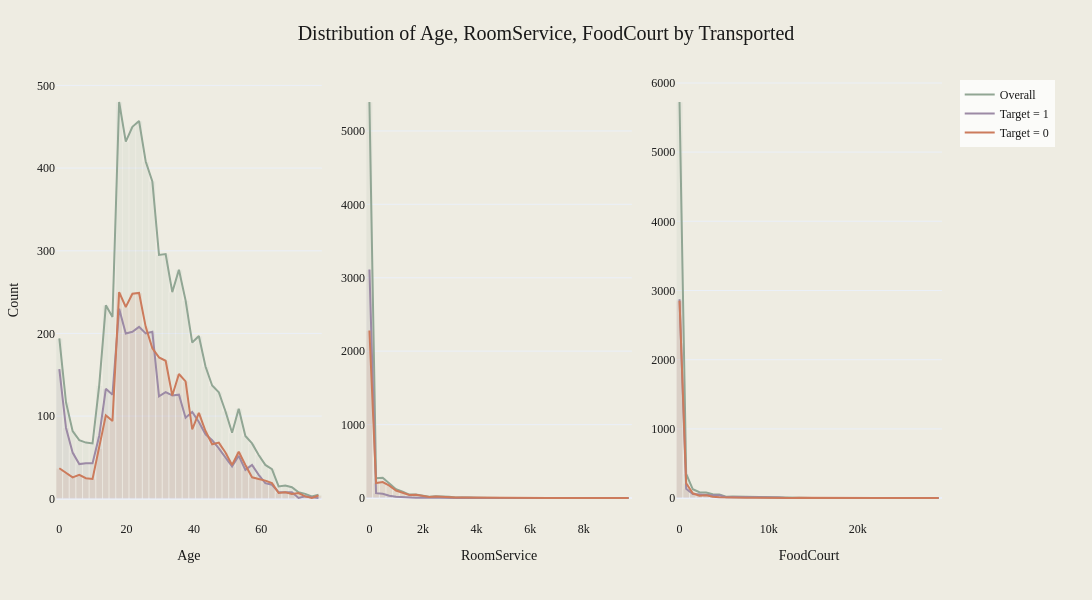

Notebook code for this chart:
### Markdown cell above
The summary statistics reveal interesting patterns in our numerical features:

**Age:** Ranges from 0 to 79 years, with a mean of about 28.9 years. The median (50%) is 27 years, suggesting a relatively young passenger population.

**Spending features (RoomService, FoodCourt, ShoppingMall, Spa, VRDeck):**

All have minimums of 0 and high maximum values, indicating wide ranges in spending. The means are much higher than the medians (which are all 0), suggesting highly skewed distributions. Large standard deviations compared to means indicate high variability in spending patterns.

**These statistics suggest we may need to consider log transformations or other techniques to handle the skewed spending data in our analysis. FoodCourt shows the highest mean spending and maximum value among the features.**

Next up, we can move towards checking the distributions of our numerical features using histograms.

**Note: We're not including 'Cabin', 'PassengerId', and 'Name' in our initial distribution analysis for the following reasons:**

1. Cabin: This feature contains multiple pieces of information (deck, cabin number, side) and would benefit from feature engineering before analysis. We'll address this in our feature engineering step.

2. PassengerId: This is a unique identifier for each passenger or group and doesn't provide direct information about the likelihood of being transported. However, we may extract useful information from it later, such as group size or travel companions.

3. Name: While names could potentially provide information about family groups or cultural background, they require more complex text analysis techniques. We'll consider whether to use this information in our feature engineering step.

### Code cell
numerical_features = [
    "Age",
    "RoomService",
    "FoodCourt",
    "ShoppingMall",
    "Spa",
    "VRDeck",
]
numerical_features_one = ["Age", "RoomService", "FoodCourt"]
numerical_features_two = ["ShoppingMall", "Spa", "VRDeck"]

plot_numeric_distributions(
    train_data_cleaned,
    numerical_features_one,
    "Transported",
    nbins=40,
    save_path="../images/numerical_features_one.png",
)

### Figure 1 — Plotly figure (JSON) as saved in the notebook; plotly's stock layout.template omitted (floating-point values rounded to 4 significant figures)
{"data": [{"marker": {"color": "#91A694"}, "name": "Overall", "opacity": 0.1, "showlegend": false, "type": "bar", "width": 1.975, "x": [0, 1.975, 3.95, 5.925, 7.9, 9.875, 11.85, 13.83, 15.8, 17.78, 19.75, 21.73, 23.7, 25.68, 27.65, 29.62, 31.6, 33.58, 35.55, 37.52, 39.5, 41.48, 43.45, 45.43, 47.4, 49.38, 51.35, 53.33, 55.3, 57.28, 59.25, 61.23, 63.2, 65.17, 67.15, 69.12, 71.1, 73.08, 75.05, 77.03], "xaxis": "x", "y": [194, 117, 82, 71, 68, 67, 137, 234, 220, 480, 432, 450, 457, 408, 384, 295, 296, 250, 277, 240, 189, 197, 160, 137, 129, 106, 80, 109, 76, 67, 53, 41, 36, 15, 16, 14, 8, 6, 3, 5], "yaxis": "y"}, {"hoverinfo": "skip", "line": {"color": "#91A694", "width": 2}, "mode": "lines", "name": "Overall", "showlegend": true, "type": "scatter", "x": [0, 1.975, 3.95, 5.925, 7.9, 9.875, 11.85, 13.83, 15.8, 17.78, 19.75, 21.73, 23.7, 25.68, 27.65, 29.62, 31.6, 33.58, 35.55, 37.52, 39.5, 41.48, 43.45, 45.43, 47.4, 49.38, 51.35, 53.33, 55.3, 57.28, 59.25, 61.23, 63.2, 65.17, 67.15, 69.12, 71.1, 73.08, 75.05, 77.03], "xaxis": "x", "y": [194, 117, 82, 71, 68, 67, 137, 234, 220, 480, 432, 450, 457, 408, 384, 295, 296, 250, 277, 240, 189, 197, 160, 137, 129, 106, 80, 109, 76, 67, 53, 41, 36, 15, 16, 14, 8, 6, 3, 5], "yaxis": "y"}, {"marker": {"color": "#9C8AA5"}, "name": "Target = 1", "opacity": 0.1, "showlegend": false, "type": "bar", "width": 1.975, "x": [0, 1.975, 3.95, 5.925, 7.9, 9.875, 11.85, 13.83, 15.8, 17.78, 19.75, 21.73, 23.7, 25.68, 27.65, 29.62, 31.6, 33.58, 35.55, 37.52, 39.5, 41.48, 43.45, 45.43, 47.4, 49.38, 51.35, 53.33, 55.3, 57.28, 59.25, 61.23, 63.2, 65.17, 67.15, 69.12, 71.1, 73.08, 75.05, 77.03], "xaxis": "x", "y": [157, 86, 56, 42, 43, 43, 76, 133, 126, 230, 200, 202, 208, 200, 202, 124, 129, 125, 126, 98, 105, 93, 78, 71, 61, 50, 39, 52, 35, 41, 29, 19, 17, 8, 8, 8, 1, 3, 2, 1], "yaxis": "y"}, {"hoverinfo": "skip", "line": {"color": "#9C8AA5", "width": 2}, "mode": "lines", "name": "Target = 1", "showlegend": true, "type": "scatter", "x": [0, 1.975, 3.95, 5.925, 7.9, 9.875, 11.85, 13.83, 15.8, 17.78, 19.75, 21.73, 23.7, 25.68, 27.65, 29.62, 31.6, 33.58, 35.55, 37.52, 39.5, 41.48, 43.45, 45.43, 47.4, 49.38, 51.35, 53.33, 55.3, 57.28, 59.25, 61.23, 63.2, 65.17, 67.15, 69.12, 71.1, 73.08, 75.05, 77.03], "xaxis": "x", "y": [157, 86, 56, 42, 43, 43, 76, 133, 126, 230, 200, 202, 208, 200, 202, 124, 129, 125, 126, 98, 105, 93, 78, 71, 61, 50, 39, 52, 35, 41, 29, 19, 17, 8, 8, 8, 1, 3, 2, 1], "yaxis": "y"}, {"marker": {"color": "#CC7B5C"}, "name": "Target = 0", "opacity": 0.1, "showlegend": false, "type": "bar", "width": 1.975, "x": [0, 1.975, 3.95, 5.925, 7.9, 9.875, 11.85, 13.83, 15.8, 17.78, 19.75, 21.73, 23.7, 25.68, 27.65, 29.62, 31.6, 33.58, 35.55, 37.52, 39.5, 41.48, 43.45, 45.43, 47.4, 49.38, 51.35, 53.33, 55.3, 57.28, 59.25, 61.23, 63.2, 65.17, 67.15, 69.12, 71.1, 73.08, 75.05, 77.03], "xaxis": "x", "y": [37, 31, 26, 29, 25, 24, 61, 101, 94, 250, 232, 248, 249, 208, 182, 171, 167, 125, 151, 142, 84, 104, 82, 66, 68, 56, 41, 57, 41, 26, 24, 22, 19, 7, 8, 6, 7, 3, 1, 4], "yaxis": "y"}, {"hoverinfo": "skip", "line": {"color": "#CC7B5C", "width": 2}, "mode": "lines", "name": "Target = 0", "showlegend": true, "type": "scatter", "x": [0, 1.975, 3.95, 5.925, 7.9, 9.875, 11.85, 13.83, 15.8, 17.78, 19.75, 21.73, 23.7, 25.68, 27.65, 29.62, 31.6, 33.58, 35.55, 37.52, 39.5, 41.48, 43.45, 45.43, 47.4, 49.38, 51.35, 53.33, 55.3, 57.28, 59.25, 61.23, 63.2, 65.17, 67.15, 69.12, 71.1, 73.08, 75.05, 77.03], "xaxis": "x", "y": [37, 31, 26, 29, 25, 24, 61, 101, 94, 250, 232, 248, 249, 208, 182, 171, 167, 125, 151, 142, 84, 104, 82, 66, 68, 56, 41, 57, 41, 26, 24, 22, 19, 7, 8, 6, 7, 3, 1, 4], "yaxis": "y"}, {"marker": {"color": "#91A694"}, "name": "Overall", "opacity": 0.1, "showlegend": false, "type": "bar", "width": 248, "x": [0, 248, 496, 744, 992, 1240, 1488, 1736, 1984, 2232, 2480, 2728, 2976, 3224, 3472, 3720, 3968, 4216, 4464, 4712, 4960, 5208, 5456, 5704, 5952, 6200, 6448, 6696, 6944, 7192, 7440, 7688, 7936, 8184, 8432, 8680, 8928, 9176, 9424, 9672], "xaxis": "x2", "y": [5394, 270, 275, 200, 120, 85, 47, 48, 35, 18, 24, 15, 16, 8, 11, 7, 5, 2, 6, 1, 1, 1, 3, 3, 2, 1, 0, 1, 1, 1, 0, 0, 3, 0, 1, 0, 0, 0, 0, 1], "yaxis": "y2"}, {"hoverinfo": "skip", "line": {"color": "#91A694", "width": 2}, "mode": "lines", "name": "Overall", "showlegend": false, "type": "scatter", "x": [0, 248, 496, 744, 992, 1240, 1488, 1736, 1984, 2232, 2480, 2728, 2976, 3224, 3472, 3720, 3968, 4216, 4464, 4712, 4960, 5208, 5456, 5704, 5952, 6200, 6448, 6696, 6944, 7192, 7440, 7688, 7936, 8184, 8432, 8680, 8928, 9176, 9424, 9672], "xaxis": "x2", "y": [5394, 270, 275, 200, 120, 85, 47, 48, 35, 18, 24, 15, 16, 8, 11, 7, 5, 2, 6, 1, 1, 1, 3, 3, 2, 1, 0, 1, 1, 1, 0, 0, 3, 0, 1, 0, 0, 0, 0, 1], "yaxis": "y2"}, {"marker": {"color": "#9C8AA5"}, "name": "Target = 1", "opacity": 0.1, "showlegend": false, "type": "bar", "width": 248, "x": [0, 248, 496, 744, 992, 1240, 1488, 1736, 1984, 2232, 2480, 2728, 2976, 3224, 3472, 3720, 3968, 4216, 4464, 4712, 4960, 5208, 5456, 5704, 5952, 6200, 6448, 6696, 6944, 7192, 7440, 7688, 7936, 8184, 8432, 8680, 8928, 9176, 9424, 9672], "xaxis": "x2", "y": [3113, 66, 57, 32, 18, 11, 6, 4, 7, 4, 2, 1, 2, 0, 3, 0, 1, 0, 0, 0, 0, 0, 0, 0, 0, 0, 0, 0, 0, 0, 0, 0, 0, 0, 0, 0, 0, 0, 0, 0], "yaxis": "y2"}, {"hoverinfo": "skip", "line": {"color": "#9C8AA5", "width": 2}, "mode": "lines", "name": "Target = 1", "showlegend": false, "type": "scatter", "x": [0, 248, 496, 744, 992, 1240, 1488, 1736, 1984, 2232, 2480, 2728, 2976, 3224, 3472, 3720, 3968, 4216, 4464, 4712, 4960, 5208, 5456, 5704, 5952, 6200, 6448, 6696, 6944, 7192, 7440, 7688, 7936, 8184, 8432, 8680, 8928, 9176, 9424, 9672], "xaxis": "x2", "y": [3113, 66, 57, 32, 18, 11, 6, 4, 7, 4, 2, 1, 2, 0, 3, 0, 1, 0, 0, 0, 0, 0, 0, 0, 0, 0, 0, 0, 0, 0, 0, 0, 0, 0, 0, 0, 0, 0, 0, 0], "yaxis": "y2"}, {"marker": {"color": "#CC7B5C"}, "name": "Target = 0", "opacity": 0.1, "showlegend": false, "type": "bar", "width": 248, "x": [0, 248, 496, 744, 992, 1240, 1488, 1736, 1984, 2232, 2480, 2728, 2976, 3224, 3472, 3720, 3968, 4216, 4464, 4712, 4960, 5208, 5456, 5704, 5952, 6200, 6448, 6696, 6944, 7192, 7440, 7688, 7936, 8184, 8432, 8680, 8928, 9176, 9424, 9672], "xaxis": "x2", "y": [2281, 204, 218, 168, 102, 74, 41, 44, 28, 14, 22, 14, 14, 8, 8, 7, 4, 2, 6, 1, 1, 1, 3, 3, 2, 1, 0, 1, 1, 1, 0, 0, 3, 0, 1, 0, 0, 0, 0, 1], "yaxis": "y2"}, {"hoverinfo": "skip", "line": {"color": "#CC7B5C", "width": 2}, "mode": "lines", "name": "Target = 0", "showlegend": false, "type": "scatter", "x": [0, 248, 496, 744, 992, 1240, 1488, 1736, 1984, 2232, 2480, 2728, 2976, 3224, 3472, 3720, 3968, 4216, 4464, 4712, 4960, 5208, 5456, 5704, 5952, 6200, 6448, 6696, 6944, 7192, 7440, 7688, 7936, 8184, 8432, 8680, 8928, 9176, 9424, 9672], "xaxis": "x2", "y": [2281, 204, 218, 168, 102, 74, 41, 44, 28, 14, 22, 14, 14, 8, 8, 7, 4, 2, 6, 1, 1, 1, 3, 3, 2, 1, 0, 1, 1, 1, 0, 0, 3, 0, 1, 0, 0, 0, 0, 1], "yaxis": "y2"}, {"marker": {"color": "#91A694"}, "name": "Overall", "opacity": 0.1, "showlegend": false, "type": "bar", "width": 745.3, "x": [0, 745.3, 1491.0, 2236.0, 2981.0, 3727.0, 4472.0, 5217.0, 5963.0, 6708.0, 7453.0, 8199.0, 8944.0, 9689.0, 10430.0, 11180.0, 11930.0, 12670.0, 13420.0, 14160.0, 14910.0, 15650.0, 16400.0, 17140.0, 17890.0, 18630.0, 19380.0, 20120.0, 20870.0, 21610.0, 22360.0, 23110.0, 23850.0, 24600.0, 25340.0, 26090.0, 26830.0, 27580.0, 28320.0, 29070.0], "xaxis": "x3", "y": [5725, 347, 126, 83, 79, 56, 49, 18, 21, 19, 12, 13, 11, 8, 4, 9, 3, 2, 5, 2, 1, 1, 3, 2, 3, 0, 0, 0, 0, 0, 0, 0, 0, 0, 0, 1, 1, 1, 0, 1], "yaxis": "y3"}, {"hoverinfo": "skip", "line": {"color": "#91A694", "width": 2}, "mode": "lines", "name": "Overall", "showlegend": false, "type": "scatter", "x": [0, 745.3, 1491.0, 2236.0, 2981.0, 3727.0, 4472.0, 5217.0, 5963.0, 6708.0, 7453.0, 8199.0, 8944.0, 9689.0, 10430.0, 11180.0, 11930.0, 12670.0, 13420.0, 14160.0, 14910.0, 15650.0, 16400.0, 17140.0, 17890.0, 18630.0, 19380.0, 20120.0, 20870.0, 21610.0, 22360.0, 23110.0, 23850.0, 24600.0, 25340.0, 26090.0, 26830.0, 27580.0, 28320.0, 29070.0], "xaxis": "x3", "y": [5725, 347, 126, 83, 79, 56, 49, 18, 21, 19, 12, 13, 11, 8, 4, 9, 3, 2, 5, 2, 1, 1, 3, 2, 3, 0, 0, 0, 0, 0, 0, 0, 0, 0, 0, 1, 1, 1, 0, 1], "yaxis": "y3"}, {"marker": {"color": "#9C8AA5"}, "name": "Target = 1", "opacity": 0.1, "showlegend": false, "type": "bar", "width": 745.3, "x": [0, 745.3, 1491.0, 2236.0, 2981.0, 3727.0, 4472.0, 5217.0, 5963.0, 6708.0, 7453.0, 8199.0, 8944.0, 9689.0, 10430.0, 11180.0, 11930.0, 12670.0, 13420.0, 14160.0, 14910.0, 15650.0, 16400.0, 17140.0, 17890.0, 18630.0, 19380.0, 20120.0, 20870.0, 21610.0, 22360.0, 23110.0, 23850.0, 24600.0, 25340.0, 26090.0, 26830.0, 27580.0, 28320.0, 29070.0], "xaxis": "x3", "y": [2874, 133, 58, 50, 40, 38, 38, 11, 13, 13, 8, 8, 8, 6, 3, 6, 1, 2, 3, 1, 1, 1, 2, 2, 3, 0, 0, 0, 0, 0, 0, 0, 0, 0, 0, 1, 1, 1, 0, 1], "yaxis": "y3"}, {"hoverinfo": "skip", "line": {"color": "#9C8AA5", "width": 2}, "mode": "lines", "name": "Target = 1", "showlegend": false, "type": "scatter", "x": [0, 745.3, 1491.0, 2236.0, 2981.0, 3727.0, 4472.0, 5217.0, 5963.0, 6708.0, 7453.0, 8199.0, 8944.0, 9689.0, 10430.0, 11180.0, 11930.0, 12670.0, 13420.0, 14160.0, 14910.0, 15650.0, 16400.0, 17140.0, 17890.0, 18630.0, 19380.0, 20120.0, 20870.0, 21610.0, 22360.0, 23110.0, 23850.0, 24600.0, 25340.0, 26090.0, 26830.0, 27580.0, 28320.0, 29070.0], "xaxis": "x3", "y": [2874, 133, 58, 50, 40, 38, 38, 11, 13, 13, 8, 8, 8, 6, 3, 6, 1, 2, 3, 1, 1, 1, 2, 2, 3, 0, 0, 0, 0, 0, 0, 0, 0, 0, 0, 1, 1, 1, 0, 1], "yaxis": "y3"}, {"marker": {"color": "#CC7B5C"}, "name": "Target = 0", "opacity": 0.1, "showlegend": false, "type": "bar", "width": 745.3, "x": [0, 745.3, 1491.0, 2236.0, 2981.0, 3727.0, 4472.0, 5217.0, 5963.0, 6708.0, 7453.0, 8199.0, 8944.0, 9689.0, 10430.0, 11180.0, 11930.0, 12670.0, 13420.0, 14160.0, 14910.0, 15650.0, 16400.0, 17140.0, 17890.0, 18630.0, 19380.0, 20120.0, 20870.0, 21610.0, 22360.0, 23110.0, 23850.0, 24600.0, 25340.0, 26090.0, 26830.0, 27580.0, 28320.0, 29070.0], "xaxis": "x3", "y": [2851, 214, 68, 33, 39, 18, 11, 7, 8, 6, 4, 5, 3, 2, 1, 3, 2, 0, 2, 1, 0, 0, 1, 0, 0, 0, 0, 0, 0, 0, 0, 0, 0, 0, 0, 0, 0, 0, 0, 0], "yaxis": "y3"}, {"hoverinfo": "skip", "line": {"color": "#CC7B5C", "width": 2}, "mode": "lines", "name": "Target = 0", "showlegend": false, "type": "scatter", "x": [0, 745.3, 1491.0, 2236.0, 2981.0, 3727.0, 4472.0, 5217.0, 5963.0, 6708.0, 7453.0, 8199.0, 8944.0, 9689.0, 10430.0, 11180.0, 11930.0, 12670.0, 13420.0, 14160.0, 14910.0, 15650.0, 16400.0, 17140.0, 17890.0, 18630.0, 19380.0, 20120.0, 20870.0, 21610.0, 22360.0, 23110.0, 23850.0, 24600.0, 25340.0, 26090.0, 26830.0, 27580.0, 28320.0, 29070.0], "xaxis": "x3", "y": [2851, 214, 68, 33, 39, 18, 11, 7, 8, 6, 4, 5, 3, 2, 1, 3, 2, 0, 2, 1, 0, 0, 1, 0, 0, 0, 0, 0, 0, 0, 0, 0, 0, 0, 0, 0, 0, 0, 0, 0], "yaxis": "y3"}], "layout": {"bargap": 0, "bargroupgap": 0, "barmode": "overlay", "font": {"color": "#191919", "family": "Styrene A", "size": 12}, "height": 600, "legend": {"bgcolor": "rgba(255,255,255,0.8)", "orientation": "v", "x": 1.02, "xanchor": "left", "y": 1, "yanchor": "top"}, "margin": {"b": 80, "l": 50, "r": 150, "t": 80}, "paper_bgcolor": "#EEECE2", "plot_bgcolor": "#EEECE2", "showlegend": true, "title": {"font": {"color": "#191919", "family": "Styrene B", "size": 20}, "text": "Distribution of Age, RoomService, FoodCourt by Transported", "x": 0.5}, "width": 1350, "xaxis": {"anchor": "y", "domain": [0, 0.3], "tickfont": {"color": "#191919", "family": "Styrene A", "size": 12}, "title": {"font": {"color": "#191919", "family": "Styrene A", "size": 14}, "text": "Age"}}, "xaxis2": {"anchor": "y2", "domain": [0.35, 0.65], "tickfont": {"color": "#191919", "family": "Styrene A", "size": 12}, "title": {"font": {"color": "#191919", "family": "Styrene A", "size": 14}, "text": "RoomService"}}, "xaxis3": {"anchor": "y3", "domain": [0.7, 1], "tickfont": {"color": "#191919", "family": "Styrene A", "size": 12}, "title": {"font": {"color": "#191919", "family": "Styrene A", "size": 14}, "text": "FoodCourt"}}, "yaxis": {"anchor": "x", "domain": [0, 1], "tickfont": {"color": "#191919", "family": "Styrene A", "size": 12}, "title": {"font": {"color": "#191919", "family": "Styrene A", "size": 14}, "text": "Count"}}, "yaxis2": {"anchor": "x2", "domain": [0, 1]}, "yaxis3": {"anchor": "x3", "domain": [0, 1]}}}
